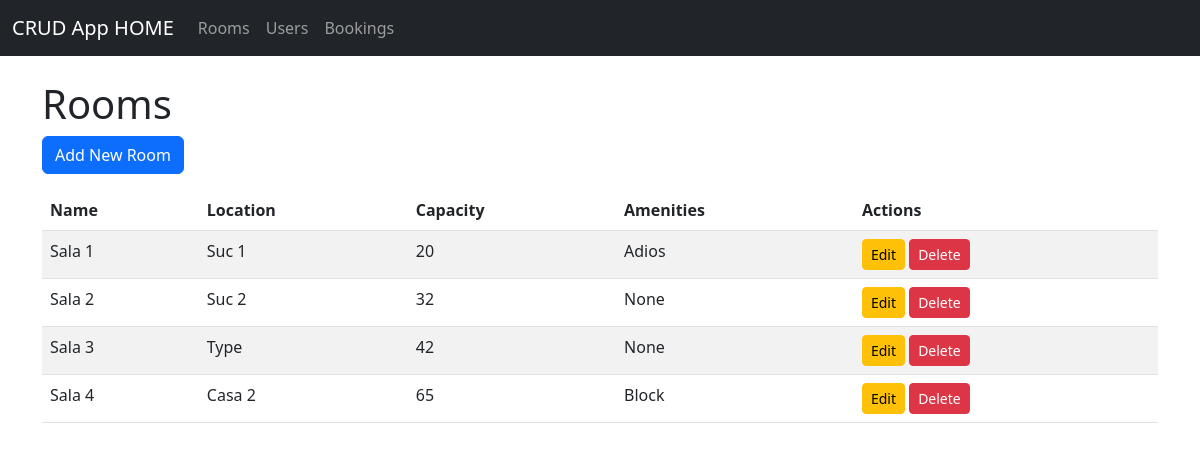
Page /rooms/ on the earlier database version.
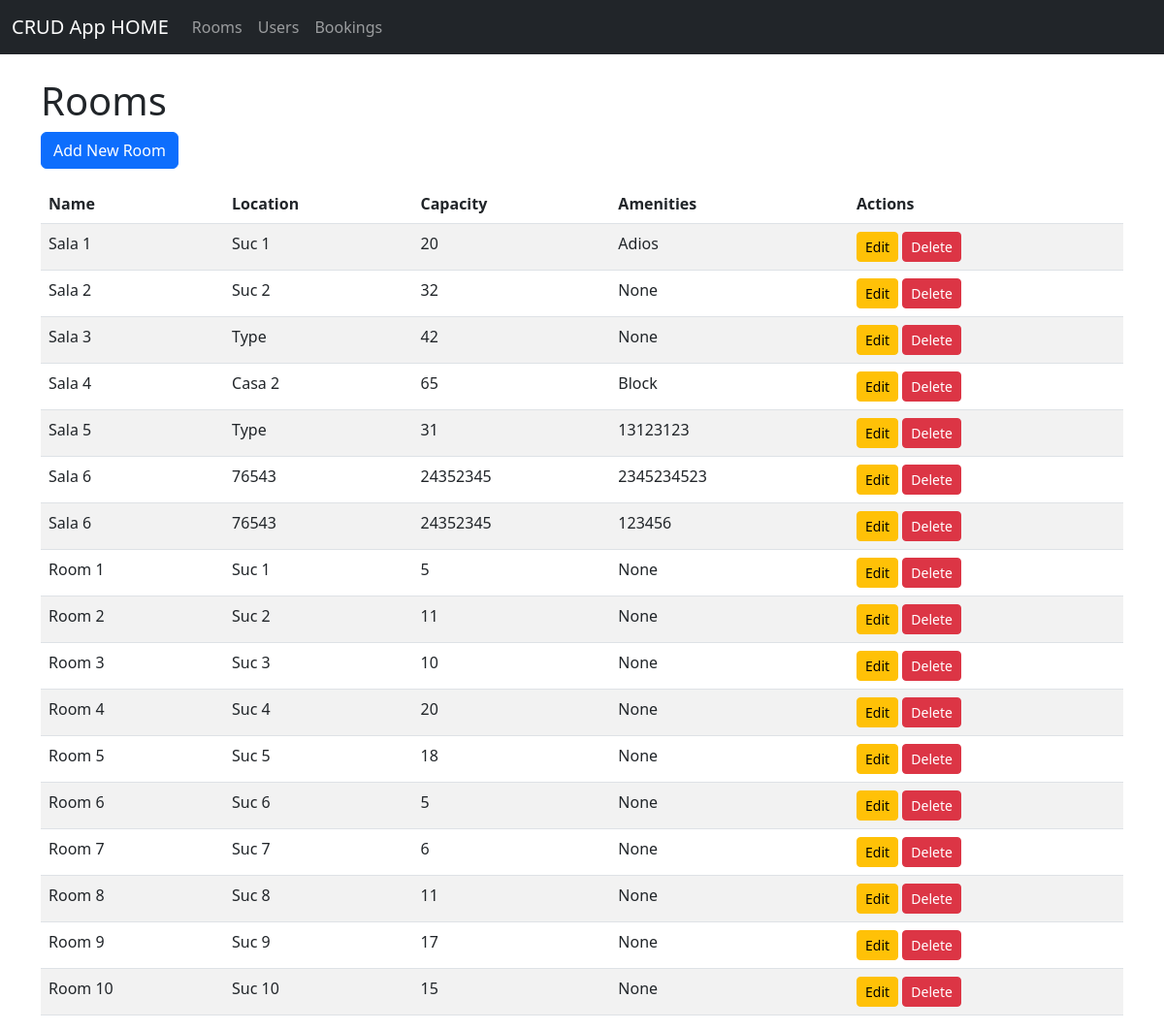
Same page on the later database version.
### app/models.py (models this page shows, shortened)
class Room(models.Model):
    name = models.CharField(max_length=100)
    location = models.CharField(max_length=100)
    capacity = models.IntegerField()
    amenities = models.TextField(blank=True, null=True)
    class Meta:
        db_table = 'room'

### app/views.py (the view)
# urls.py: path('rooms/', RoomListView.as_view(), name='room_list'),
class RoomListView(View):
    def get(self, request):
        rooms = Room.objects.all()
        return render(request, 'app/list.html', {'rooms': rooms})

### app/templates/app/list.html (shortened to what this page needs)
{% extends 'app/base.html' %}
{% block content %}
<h1>Rooms</h1>
<a href="{% url 'room_create' %}" class="btn btn-primary mb-3">Add New Room</a>
<table class="table table-striped">
    <thead>
        <tr>
            <th>Name</th>
            <th>Location</th>
            <th>Capacity</th>
            <th>Amenities</th>
            <th>Actions</th>
        </tr>
    </thead>
    <tbody>
        {% for room in rooms %}
        <tr>
            <td>{{ room.name }}</td>
            <td>{{ room.location }}</td>
            <td>{{ room.capacity }}</td>
            <td>{{ room.amenities }}</td>
            <td>
                <a href="{% url 'room_update' room.pk %}" class="btn btn-warning btn-sm">Edit</a>
                <a href="{% url 'room_delete' room.pk %}" class="btn btn-danger btn-sm">Delete</a>
            </td>
        </tr>
        {% endfor %}
    </tbody>
</table>
{% endblock %}

### app/templates/app/base.html (shortened to what this page needs)
<!DOCTYPE html>
<html lang="en">
<head>
    <link rel="stylesheet" href="https://cdn.jsdelivr.net/npm/bootstrap@5.3.0/dist/css/bootstrap.min.css">
</head>
<body>
    <nav class="navbar navbar-expand-lg navbar-dark bg-dark">
        <div class="container-fluid">
            <a class="navbar-brand" href="{% url 'base' %}">CRUD App HOME</a>
            <div class="collapse navbar-collapse" id="navbarNav">
                <ul class="navbar-nav me-auto">
                    <li class="nav-item">
                        <a class="nav-link" href="{% url 'room_list' %}">Rooms</a>
                    </li>
                    <li class="nav-item">
                        <a class="nav-link" href="{% url 'user_list' %}">Users</a>
                    </li>
                    <li class="nav-item">
                        <a class="nav-link" href="{% url 'booking_list' %}">Bookings</a>
                    </li>
                </ul>
            </div>
        </div>
    </nav>
    <div class="container mt-4">
        {% block content %}{% endblock %}
    </div>
</body>
</html>

Differences in the rows shown:
added Room: name "Sala 5", location "Type", capacity "31", amenities "13123123"
added Room: name "Sala 6", location "76543", capacity "24352345", amenities "2345234523"
added Room: name "Sala 6", location "76543", capacity "24352345", amenities "123456"
added Room: name "Room 1", location "Suc 1", capacity "5", amenities "None"
added Room: name "Room 2", location "Suc 2", capacity "11", amenities "None"
added Room: name "Room 3", location "Suc 3", capacity "10", amenities "None"
added Room: name "Room 4", location "Suc 4", capacity "20", amenities "None"
added Room: name "Room 5", location "Suc 5", capacity "18", amenities "None"
added Room: name "Room 6", location "Suc 6", capacity "5", amenities "None"
added Room: name "Room 7", location "Suc 7", capacity "6", amenities "None"
added Room: name "Room 8", location "Suc 8", capacity "11", amenities "None"
added Room: name "Room 9", location "Suc 9", capacity "17", amenities "None"
added Room: name "Room 10", location "Suc 10", capacity "15", amenities "None"
